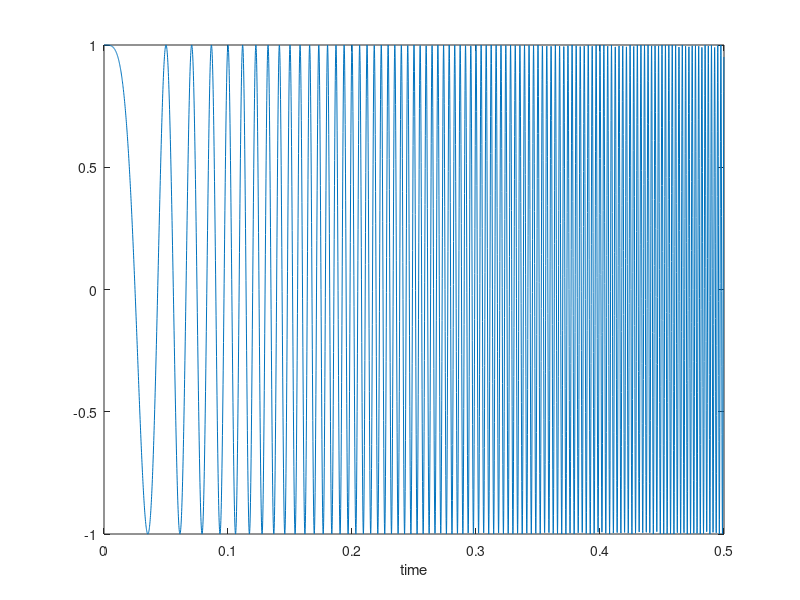

Recreate this plot in MATLAB. (Note: this script raises an error after producing the figure.)
close all
clear all
clc

%% 1.6

Fs = 8000;
Ts = 1/Fs;
t = 0:Ts:5;
xc =  chirp(t,0,5,4000,'linear');

%chirp u vremenu
figure(5)
plot(t(1:length(t)/10),xc(1:length(t)/10))
xlabel('time');
fig5 = gca; fig5.XAxis.TickLabelFormat = '%.2f s';
print('Chirp vremenski','-dsvg','-r0')

signal = audioplayer(xc,Fs);

%chirp spektrogram
figure(1)
subplot(3,1,1)
pspectrum(xc,Fs,'spectrogram')
%title('Spektogram signala x_{chirp}[n], x_{chirp,d2}[n] i x_{chirp,d5}[n]')
title ('')

%% 1.7 i 1.8

t2 = 0:2*Ts:5;
xc_d2 = chirp(t2,0,5,4000,'linear');
signal2 = audioplayer(xc_d2,Fs/2);

subplot(3,1,2)
pspectrum(xc_d2,Fs/2,'spectrogram')
title('')

t5 = 0:5*Ts:5;
xc_d5 = chirp(t5,0,5,4000,'linear');
signal5 = audioplayer(xc_d5,Fs/5);

subplot(3,1,3)
pspectrum(xc_d5,Fs/5,'spectrogram')
title('')

%savefig('Spektogram signala x_{chirp}[n], x_{chirp,d2}[n] i x_{chirp,d5}[n]')
%print('Spektogram signala x_{chirp}[n], x_{chirp,d2}[n] i x_{chirp,d5}[n]','-dpng','-r0')

%% 1.9

[song,Fs_song]=audioread('dz1_signali\chopin.wav'); 
nocturno=audioplayer(song,Fs_song);

nfft = 2^12;
overlap = 3/4*nfft;
window = kaiser(nfft, 7); %kajzerova prozorska funkcija je najpogodnija za spektrogram jer se na 
                          %optimalan nacin ostvaruje kompromis izmedju
                          %duzine sekvence, frekvencijske rezolucije i
                          %curenja spektra **beta [4,10] pa je 7 sredina** :))))

[s,f,t] = spectrogram(song, window, overlap, nfft, Fs_song);
s_dB = 20*log10(abs(s));

figure(2)
imagesc(t, f(1:end/3), s_dB(1:end/3,:)), title('Spektogram signala');
axis('xy');
xlabel('Time');
ylabel('Frequency');
fig2 = gca; fig2.XAxis.TickLabelFormat = '%i s';
fig2.XMinorTick = 'on';
fig2.YAxis.TickLabelFormat = '%i Hz';
fig2.YMinorTick = 'on';

% savefig('Spektogram signala')
% print('Spektogram signala','-dpng','-r0')

%nedegradirani signal sa smanjenom frekvencijom odabiranja
fx=4;
song_new=song(1:1*fx:end);

new=audioplayer(song_new,Fs_song/fx);

[s_new,f_new,t_new] = spectrogram(song_new, window, overlap, nfft, Fs_song/fx);
s_new_dB = 20*log10(abs(s_new)); 

figure(3)
imagesc(t_new, f_new, s_new_dB), title('Spektogram nedegradiranog signala sa smanjenom frekvencijom odabiranja');
axis('xy');
xlabel('Time');
ylabel('Frequency');
fig3 = gca; fig3.XAxis.TickLabelFormat = '%i s';
fig3.XMinorTick = 'on';
fig3.YAxis.TickLabelFormat = '%i Hz';
fig3.YMinorTick = 'on';

% savefig('Spektogram nedegradiranog')
% print('Spektogram nedegradiranog','-dpng','-r0')

%% 1.10

%degradirani signal
fx=10;
song_new=song(1:1*fx:end);

new=audioplayer(song_new,Fs_song/fx);

[s_new,f_new,t_new] = spectrogram(song_new, window, overlap, nfft, Fs_song/fx);
s_new_dB = 20*log10(abs(s_new)); 

figure(4)
imagesc(t_new, f_new, s_new_dB), title('Spektogram degradiranog signala');
axis('xy');
xlabel('Time');
ylabel('Frequency');
fig4 = gca; fig4.XAxis.TickLabelFormat = '%i s';
fig4.XMinorTick = 'on';
fig4.YAxis.TickLabelFormat = '%i Hz';
fig4.YMinorTick = 'on';

% savefig('Spektogram degradiranog')
% print('Spektogram degradiranog','-dpng','-r0')